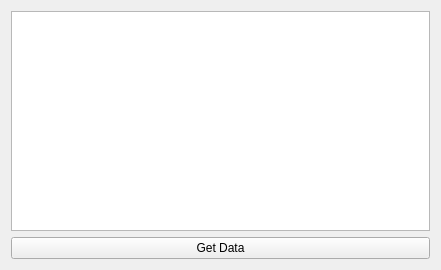
<?xml version="1.0" encoding="UTF-8"?>
<ui version="4.0">
 <class>Widget</class>
 <widget class="QWidget" name="Widget">
  <property name="geometry">
   <rect>
    <x>0</x>
    <y>0</y>
    <width>441</width>
    <height>270</height>
   </rect>
  </property>
  <property name="windowTitle">
   <string>Widget</string>
  </property>
  <layout class="QVBoxLayout" name="verticalLayout">
   <item>
    <widget class="QListView" name="listView"/>
   </item>
   <item>
    <widget class="QPushButton" name="getDataButton">
     <property name="text">
      <string>Get Data</string>
     </property>
    </widget>
   </item>
  </layout>
 </widget>
 <resources/>
 <connections/>
</ui>
